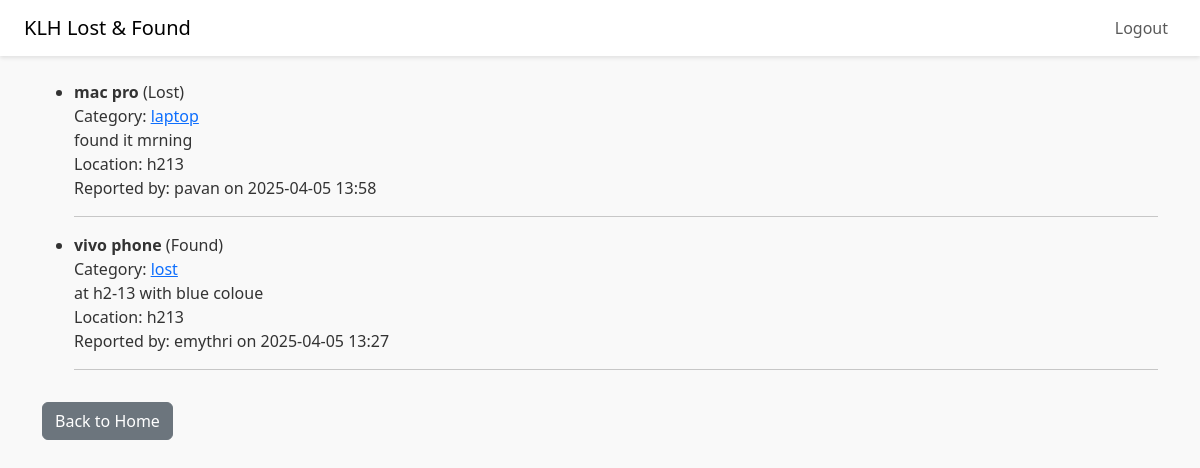
The page /items/ (signed in) on the database its author committed.
### lostfound/models.py (models this page shows, shortened)
class LostFoundItem(models.Model):
    STATUS_CHOICES = (
        ('lost', 'Lost'),
        ('found', 'Found'),
    )
    title = models.CharField(max_length=100)
    category = models.CharField(max_length=50,default='lost')  # 📦 New field
    description = models.TextField()
    location = models.CharField(max_length=100)
    date_reported = models.DateTimeField(auto_now_add=True)
    status = models.CharField(max_length=10, choices=STATUS_CHOICES)
    reported_by = models.ForeignKey(User, on_delete=models.CASCADE)

### lostfound/views.py (the view)
# urls.py: path('items/', views.item_list, name='item_list'),
@login_required(login_url='login')
@cache_control(no_cache=True, must_revalidate=True, no_store=True)
def item_list(request):
    items = LostFoundItem.objects.all().order_by('-date_reported')
    return render(request, 'lostfound/item_list.html', {'items': items})

### lostfound/templates/lostfound/item_list.html (shortened to what this page needs)
{% extends 'base.html' %}
{% block content %}
<ul>
    {% for item in items %}
        <li>
            <strong>{{ item.title }}</strong> ({{ item.status|title }})<br>
            Category:
            <a href="{% url 'category_items' category=item.category %}">
                {{ item.category }}
            </a><br>
            {{ item.description }}<br>
            Location: {{ item.location }}<br>
            Reported by: {{ item.reported_by.username }} on {{ item.date_reported|date:"Y-m-d H:i" }}
        </li>
        <hr>
    {% empty %}
        <li>No items found in this category.</li>
    {% endfor %}
</ul>
<a href="{% url 'home' %}" class="btn btn-secondary mt-3">Back to Home</a>
{% endblock %}

### lostfound/templates/base.html (shortened to what this page needs)
<!DOCTYPE html>
<html lang="en">
<head>
    <link rel="stylesheet" href="https://cdn.jsdelivr.net/npm/bootstrap@5.3.2/dist/css/bootstrap.min.css">
</head>
<body>
<nav class="navbar navbar-expand-lg navbar-light px-4">
    <a class="navbar-brand" href="#">KLH Lost & Found</a>
    <div class="collapse navbar-collapse justify-content-end">
        <ul class="navbar-nav">
            {% if user.is_authenticated %}
                <li class="nav-item">
                    <a class="nav-link" href="{% url 'logout' %}">Logout</a>
                </li>
            {% endif %}
        </ul>
    </div>
</nav>
<div class="container mt-4">
    {% block content %}
    {% endblock %}
</div>
</body>
</html>

### lostfound/templates/base.html (style rules this page uses)
body { background-color: #f9f9f9; color: #333; }
.navbar { background-color: #ffffff; box-shadow: 0 2px 4px rgba(0, 0, 0, 0.1); }

### rows shown on the page
LostFoundItem: title "mac pro", status "Lost", category "laptop", description "found it mrning", location "h213", reported_by.username "pavan", date_reported "2025-04-05 13:58"
LostFoundItem: title "vivo phone", status "Found", category "lost", description "at h2-13 with blue coloue", location "h213", reported_by.username "emythri", date_reported "2025-04-05 13:27"
